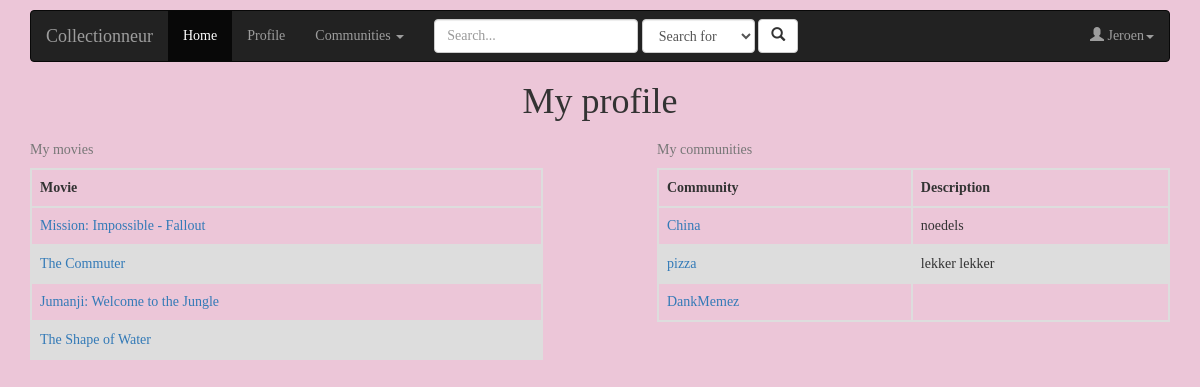
Before: /myprofile (signed in) with the older database file.
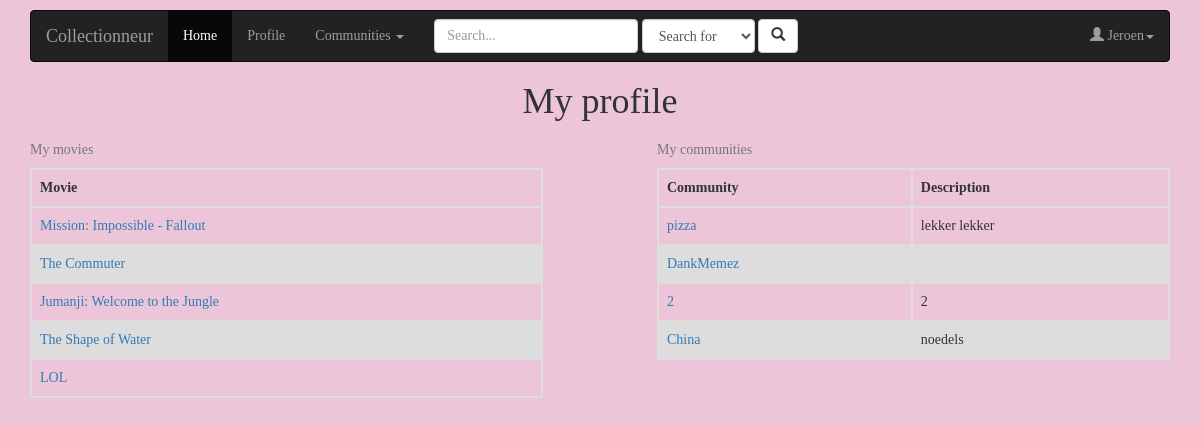
After: the same page with the newer database file.
### tables this page shows
CREATE TABLE 'films' ('film_id' TEXT PRIMARY KEY NOT NULL, 'title' TEXT NOT NULL, 'summary' TEXT, 'year' INTEGER, 'image' TEXT);

CREATE TABLE 'community_page' ('name' TEXT PRIMARY KEY NOT NULL, 'description' TEXT);

### application.py (the view)
@app.route("/myprofile", methods=["GET", "POST"])
@login_required
def myprofile():
    return render_template("profilepage.html", movies=Lists.showlist(session["username"]), communities=com.mycommunities(session["user_id"]))

### communities.py (called while the page is built)
    def show(communityname = ""):
        if not communityname:
            return db.execute("SELECT * FROM community_page")
        else:
            return db.execute("SELECT * FROM community_page WHERE LOWER(name)=:communityname",communityname=communityname.lower())

    def mycommunities(userid):
        pages = db.execute("SELECT communityname FROM community_users WHERE username=:username",username=session["username"])
        return [Communities.show(page["communityname"])[0] for page in pages]

### helpers.py (called while the page is built)
def login_required(f):
    @wraps(f)
    def decorated_function(*args, **kwargs):
        if session.get("user_id") is None:
            return redirect("/login")
        return f(*args, **kwargs)
    return decorated_function

### lists.py (called while the page is built)
    def get_listid(owner):
        print(owner)
        print(db.execute("SELECT id FROM lists WHERE owner= :owner ", owner = owner)[0]["id"])
        return db.execute("SELECT id FROM lists WHERE owner= :owner ", owner = owner)[0]["id"]

    def showlist(owner):
        list_id =  Lists.get_listid(owner)
        if len(db.execute("SELECT film_id FROM list_item WHERE list_id= :list_id", list_id = list_id)) == 0:
            return False
        films = db.execute("SELECT film_id FROM list_item WHERE list_id= :list_id", list_id = list_id)
        films_info = []
        for film in films:
            film_id = film["film_id"]
            film_data =  db.execute("SELECT film_id,title,summary,year,image FROM films WHERE film_id = :film ", film = film_id)[0]
            films_info.append(film_data)
        return films_info

### templates/profilepage.html (shortened to what this page needs)
{% extends "layout.html" %}
{% block main %}
	<body>
	    <h1 align="center">My profile</h1>
        {% if not movies %}
            <table class="filmindex">
    	    <caption>My movies</caption>
    	    <thead>
    			<tr>
    			    <th>No films found...</th>
    			</tr>
    		</thead>
    		<tr>
                <td><a href="{{ url_for('search') }}">Go add some!</a></td>
    		</tr>
    		</table>
        {% else %}
    		<table class="filmindex">
    	    <caption>My movies</caption>
    	    <thead>
    			<tr>
    				<th>Movie</th>
    			</tr>
    		</thead>
    		{% for movie in movies %}
    		<tr>
    		    <td><a href="{{ url_for('movie_info', imdb_id=movie.film_id) }}">{{ movie.title }}</a></td>
    		</tr>
    		{% endfor %}
    		</table>
		{% endif %}
		{% if not communities %}
    		<table class="comindex">
    		<caption>My communities</caption>
            <thead>
                <tr>
                    <th>No communities found...</th>
                </tr>
            </thead>
            <tbody>
                    <tr>
                        <td><a href="{{ url_for('communityoverview') }}">Go add some!</a></td>
                    </tr>
            </tbody>
        </table>
		{% else %}
    		<table class="comindex">
    		<caption>My communities</caption>
            <thead>
                <tr>
                    <th>Community</th>
                    <th>Description</th>
                </tr>
            </thead>
            <tbody>
                {% for community in communities %}
                    <tr>
                        <td><a href="{{ url_for('community', community=community.name) }}">{{ community.name }}</a></td>
                        <td>{{ community.description }}</td>
                    </tr>
                {% endfor %}
            </tbody>
        {% endif %}
        </table>
    </body>
{% endblock %}

### templates/layout.html (shortened to what this page needs)
<!DOCTYPE html>
<html lang="en">
<head>
<link rel="stylesheet" href="https://maxcdn.bootstrapcdn.com/bootstrap/3.3.7/css/bootstrap.min.css">
<link href="//maxcdn.bootstrapcdn.com/font-awesome/4.2.0/css/font-awesome.min.css" rel="stylesheet">
<link href="{{ url_for('static', filename='styles.css') }}" rel="stylesheet"/>
</head>
<body>
    <div class="container">
    <nav class="navbar navbar-inverse">
        <div class="navbar-header">
                        <a href="{{ url_for('index') }}" class="navbar-brand">Collectionneur</a>
                    </div>
                    <div id="navbarCollapse" class="collapse navbar-collapse">
                        {% if session.user_id %}
                    <ul class="nav navbar-nav">
                        <li class="active"><a href="{{ url_for('index') }}">Home</a></li>
                        <li><a href="{{ url_for('myprofile') }}">Profile</a></li>
                        <li class="dropdown">
                            <a data-toggle="dropdown" class="dropdown-toggle" href="#">Communities <b class="caret"></b></a>
                        </li>
                    </ul>
                    <ul class="nav navbar-nav navbar-right">
                        <li class="dropdown">
                          <a href="#" class="dropdown-toggle" data-toggle="dropdown" role="button" aria-haspopup="true" aria-expanded="false"><span class="glyphicon glyphicon-user" aria-hidden="true"></span>      {{ session["username"] }}<span class="caret"></span></a>
                      </li>
                    </ul>
                    <form class="navbar-form navbar-left" action="{{ url_for('search') }}" method="post">
                    <input type="text" placeholder="Search..." name="search" class="form-control">
                    <select class="form-control" name ="search_for">
                        <option value="None" {% if select_something_select %} selected {% endif %}>Search for</option>
                    </select>
                    <button type="submit" class="btn btn-default"><span class="glyphicon glyphicon-search"></span></button>
                    </form>
                    <br><br>
                    {% endif %}
                </div>
            </nav>
            <main>
                {% block main %}{% endblock %}
            </main>
        </div>
    </body>
</html>

### static/styles.css (style rules this page uses)
main { text-align: center; }
main td { text-align: left; }
.dropdown { position: relative; display: inline-block; }
html, body { font-family: 'Lato', serif; }
table.list tr, td, th { border: 2px solid #dddddd; text-align: left; padding: 8px; }
table.communityoverview tr, td, th { border: 2px solid #dddddd; text-align: left; padding: 8px; }
table.filmindex { border-collapse: collapse; float: left; width: 45%; }
table.filmindex tr, td, th { border: 2px solid #dddddd; text-align: left; padding: 8px; }
table.filmindex tr:nth-child(even) { background-color: #dddddd; }
table.comindex { border-collapse: collapse; float: right; width: 45%; }
table.comindex tr, td, th { border: 2px solid #dddddd; text-align: left; padding: 8px; }
table.comindex tr:nth-child(even) { background-color: #dddddd; }

### templates/layout.html (style rules this page uses)
.navbar { margin-top: 10px; }
body { font-family:"Comic Sans MS"; background-color:#ecc6d8; }

Changed rows visible on the page:
added films: title "LOL"
now on this page (row unchanged): community_page: name "2", description "2"
shown differently, row unchanged: community_page "China": moves down the list
